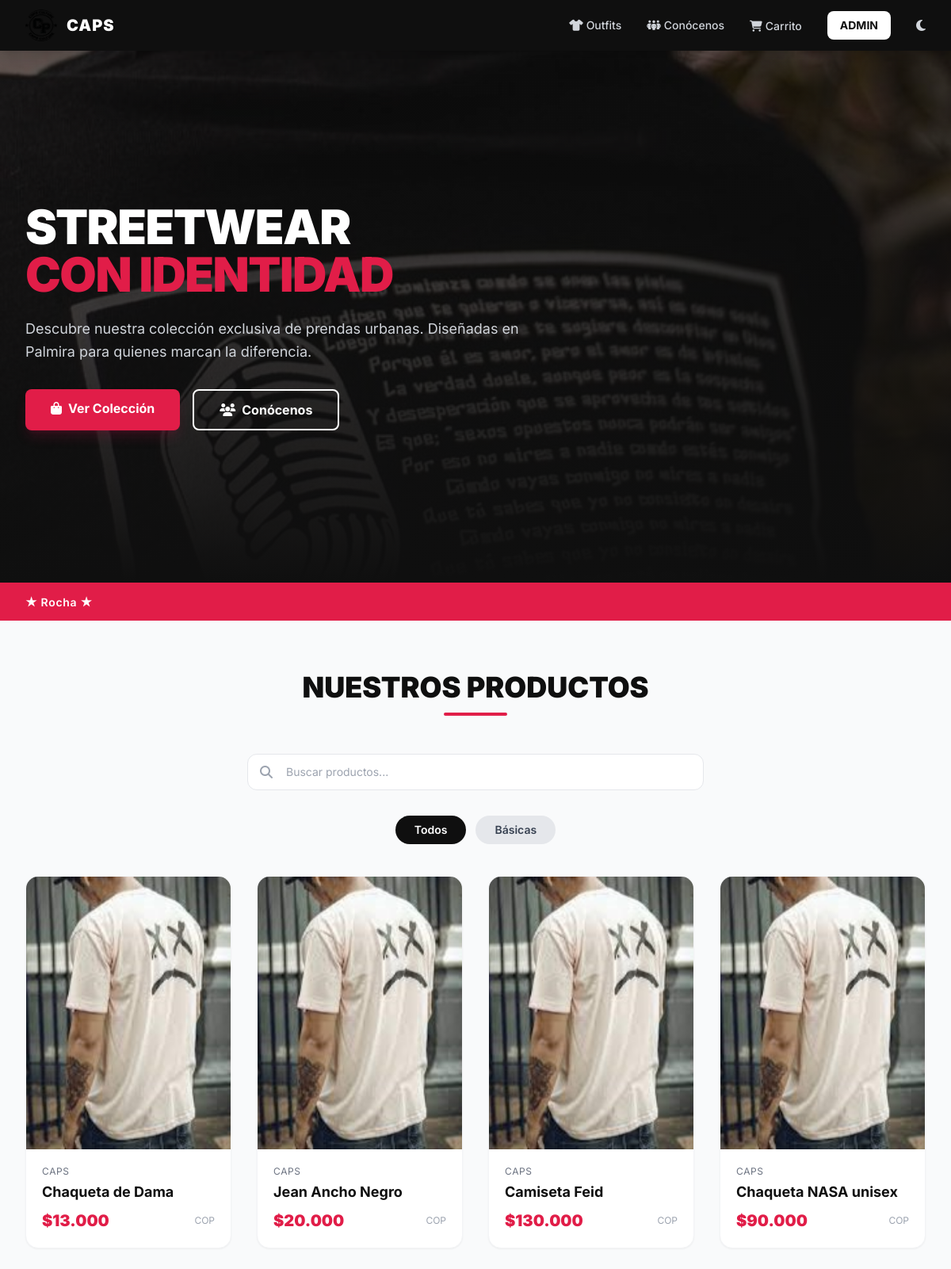
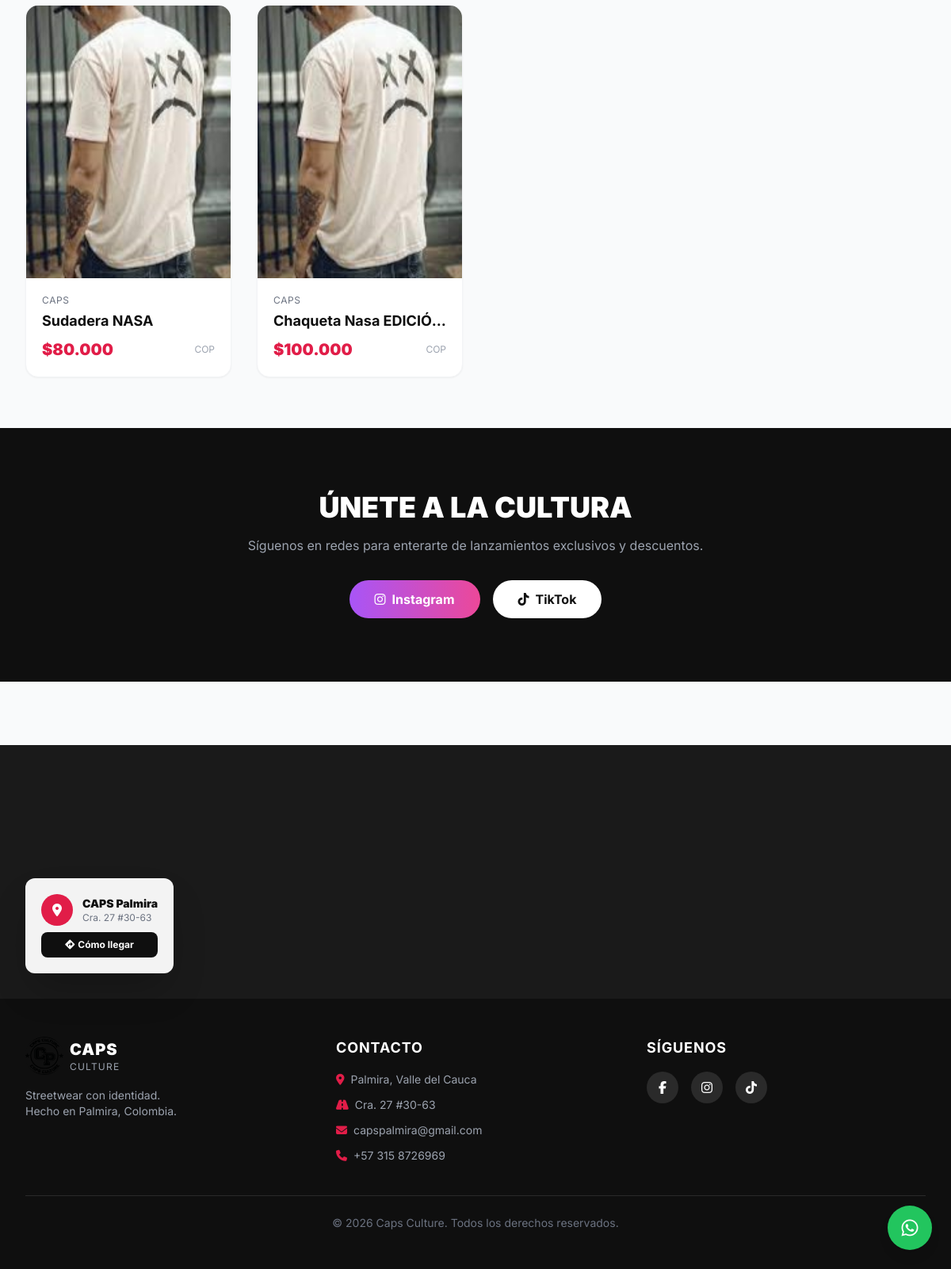
The page / on the database its author committed (2 pictures, top to bottom).
### tables this page shows
CREATE TABLE `productos` (
  `id` int(11) NOT NULL,
  `referencia` varchar(200) NOT NULL,
  `categoria_id` varchar(200) NOT NULL,
  `foto` varchar(200) NOT NULL,
  `tallas` varchar(200) NOT NULL,
  `precio` float NOT NULL,
  `stock` int(11) NOT NULL,
  `estado` tinyint(1) NOT NULL,
  `fecha` date NOT NULL,
  `descripcion` varchar(200) NOT NULL
);

### src/Helpers/Paths.php (called while the page is built, shortened)
<?php
if (!function_exists('project_path')) {
    function project_path($path = '')
    {
        $basePath = dirname(__DIR__, 2);
        return $basePath . '/' . ltrim($path, '/');
    }
}
if (!function_exists('config_path')) {
    function config_path($path = '')
    {
        return project_path('config/' . ltrim($path, '/'));
    }
}

### src/Models/Noticias.php (called while the page is built, shortened)
<?php
require_once __DIR__ . '/../Helpers/Paths.php';
class noticias
{
    private $cn = null;
    public function __construct()
    {
        $this->config = parse_ini_file(config_path('config.ini'));
        $this->cn = new \PDO($this->config['dns'], $this->config['usuario'], $this->config['clave'], array(
            \PDO::MYSQL_ATTR_INIT_COMMAND => 'SET NAMES utf8'
        ));
    }
    public function mostrar()
    {
        $sql = "SELECT `id`, `lema` FROM `noticias`";
        $resultado = $this->cn->prepare($sql);
        if ($resultado->execute())
            return $resultado->fetchAll(PDO::FETCH_ASSOC);
        return false;
    }
}

### src/Models/Productos.php (called while the page is built, shortened)
<?php
require_once __DIR__ . '/../Helpers/Paths.php';
class Productos
{
    private $cn = null;
    public function __construct()
    {
        $this->config = parse_ini_file(config_path('config.ini'));
        $this->cn = new PDO($this->config['dns'], $this->config['usuario'], $this->config['clave'], array(
            PDO::MYSQL_ATTR_INIT_COMMAND => 'SET NAMES utf8'
        ));
    }
    public function mostrarProductos(): array|false
    {
        $sql = " SELECT productos.id, `referencia`,`foto`,`categoria_id` ,`precio`,`stock` ,`tallas` FROM `productos`
        WHERE productos.stock >= '5' ";
        $resultado = $this->cn->prepare($sql);
        if ($resultado->execute())
            return $resultado->fetchAll();
        return false;
    }
}

### index.php (the view, shortened to what this page needs)
<?php
include('templates/cabecera.php');
$productos = new capsweb\Productos;
$info_productos = $productos->mostrarProductos();
$cantidad = count($info_productos);
$noticia = new capsweb\noticias;
$notice = $noticia->mostrar();
?>
<section class="relative bg-brand-900 overflow-hidden">
  <div class="absolute inset-0">
    <img src="assets/images/carrusel/6.jpg" class="w-full h-full object-cover opacity-40" alt="hero">
    <div class="absolute inset-0 bg-gradient-to-t from-brand-900 via-brand-900/50 to-transparent"></div>
  </div>
  <div class="relative max-w-7xl mx-auto px-4 sm:px-6 lg:px-8 py-32 md:py-48">
    <div class="max-w-2xl">
      <h1 class="text-4xl md:text-6xl font-black text-white tracking-tight leading-tight mb-6">
        STREETWEAR<br><span class="text-brand-accent">CON IDENTIDAD</span>
      </h1>
      <p class="text-gray-300 text-lg mb-8 leading-relaxed">
        Descubre nuestra colección exclusiva de prendas urbanas. Diseñadas en Palmira para quienes marcan la diferencia.
      </p>
      <div class="flex flex-wrap gap-4">
        <a href="#productos" class="bg-brand-accent text-white px-8 py-3 rounded-lg font-bold hover:bg-rose-700 transition shadow-lg shadow-rose-900/30">
          <i class="fa-solid fa-bag-shopping mr-2"></i>Ver Colección
        </a>
        <a href="/conocenos.php" class="border-2 border-white text-white px-8 py-3 rounded-lg font-bold hover:bg-white hover:text-brand-900 transition">
          <i class="fa-solid fa-users mr-2"></i>Conócenos
        </a>
      </div>
    </div>
  </div>
</section>
<?php if (count($notice) > 0) { ?>
<div class="bg-brand-accent text-white overflow-hidden py-3">
  <div class="whitespace-nowrap animate-marquee inline-block">
    <?php
    $textos = [];
    foreach ($notice as $n) {
      if (!empty($n['lema'])) {
        foreach (explode(',', $n['lema']) as $campo) {
          $textos[] = trim($campo);
        }
      }
    }
    echo '<span class="inline-block mx-8 text-sm font-semibold tracking-wider">★ ' . implode(' ★ ', $textos) . ' ★</span>';
    ?>
  </div>
</div>
<?php } ?>
<section id="productos" class="max-w-7xl mx-auto px-4 sm:px-6 lg:px-8 py-16">
  <div class="text-center mb-12">
    <h2 class="text-3xl md:text-4xl font-black text-brand-900 mb-3">NUESTROS PRODUCTOS</h2>
    <div class="w-20 h-1 bg-brand-accent mx-auto rounded-full"></div>
  </div>
  <div class="max-w-xl mx-auto mb-8">
    <div class="relative">
      <i class="fa-solid fa-magnifying-glass absolute left-4 top-1/2 -translate-y-1/2 text-gray-400"></i>
      <input type="text" id="searchInput" placeholder="Buscar productos..." class="w-full pl-12 pr-4 py-3 border border-gray-200 rounded-xl outline-none focus:border-brand-accent focus:ring-1 focus:ring-brand-accent transition text-sm" oninput="filterSearch(this.value)">
    </div>
  </div>
  <div class="flex justify-center gap-3 mb-10 flex-wrap">
    <button onclick="filterProducts('all')" class="filter-btn active bg-brand-900 text-white px-6 py-2 rounded-full text-sm font-semibold transition hover:bg-brand-accent" data-filter="all">Todos</button>
    <button onclick="filterProducts('basicas')" class="filter-btn bg-gray-200 text-gray-700 px-6 py-2 rounded-full text-sm font-semibold transition hover:bg-brand-accent hover:text-white" data-filter="basicas">Básicas</button>
  </div>
  <div id="grid-all" class="hidden grid-cols-1 sm:grid-cols-2 lg:grid-cols-4 gap-8">
    <?php if ($cantidad > 0) { ?>
      <?php foreach ($info_productos as $item) { ?>
        <div class="group bg-white rounded-2xl shadow-sm hover:shadow-xl transition duration-300 overflow-hidden border border-gray-100">
          <div class="relative overflow-hidden aspect-[3/4]">
            <?php
            $fotoPath = 'public/upload/' . $item['foto'];
            $fotoUrl  = 'upload/' . $item['foto'];
            ?>
            <?php if (file_exists($fotoPath)) { ?>
              <a href="infoPrenda.php?id=<?= (int)$item['id'] ?>">
                <img src="<?= $fotoUrl ?>" loading="lazy" class="w-full h-full object-cover group-hover:scale-105 transition duration-500" alt="<?= htmlspecialchars($item['referencia'], ENT_QUOTES, 'UTF-8') ?>">
              </a>
            <?php } else { ?>
              <img src="assets/images/sinfoto.jpg" class="w-full h-full object-cover" alt="sin foto">
            <?php } ?>
          </div>
          <div class="p-5">
            <p class="text-xs text-gray-500 uppercase tracking-wider mb-1"><?= htmlspecialchars($item['categoria'] ?? 'CAPS', ENT_QUOTES, 'UTF-8') ?></p>
            <h3 class="font-bold text-brand-900 text-lg mb-2 truncate"><?= htmlspecialchars($item['referencia'], ENT_QUOTES, 'UTF-8') ?></h3>
            <div class="flex items-center justify-between">
              <span class="text-brand-accent font-black text-xl">$<?= number_format($item['precio'], 0, ',', '.') ?></span>
              <span class="text-gray-400 text-xs">COP</span>
            </div>
          </div>
        </div>
      <?php } ?>
    <?php } ?>
  </div>
</section>
<section class="bg-brand-900 py-20">
  <div class="max-w-4xl mx-auto px-4 text-center">
    <h2 class="text-3xl md:text-4xl font-black text-white mb-4">ÚNETE A LA CULTURA</h2>
    <p class="text-gray-400 mb-8">Síguenos en redes para enterarte de lanzamientos exclusivos y descuentos.</p>
    <div class="flex justify-center gap-4">
      <a href="https://www.instagram.com/caps_palmira/" target="_blank" class="bg-gradient-to-r from-purple-500 to-pink-500 text-white px-8 py-3 rounded-full font-bold hover:opacity-90 transition">
        <i class="fa-brands fa-instagram mr-2"></i>Instagram
      </a>
      <a href="https://www.tiktok.com/@capsculture" target="_blank" class="bg-white text-brand-900 px-8 py-3 rounded-full font-bold hover:bg-gray-200 transition">
        <i class="fa-brands fa-tiktok mr-2"></i>TikTok
      </a>
    </div>
  </div>
</section>
<?php include('templates/footer.php'); ?>

### templates/cabecera.php (shortened to what this page needs)
<!DOCTYPE html>
<html lang="es">
<head>
  <script src="https://cdn.tailwindcss.com"></script>
  <link rel="stylesheet" href="https://cdnjs.cloudflare.com/ajax/libs/font-awesome/6.5.0/css/all.min.css">
</head>
<body class="bg-gray-50 text-gray-900">
<nav class="bg-brand-900 text-white sticky top-0 z-50 shadow-lg">
  <div class="max-w-7xl mx-auto px-4 sm:px-6 lg:px-8">
    <div class="flex items-center justify-between h-16">
      <a href="/index.php" class="flex items-center gap-3 hover:opacity-80 transition">
        <img src="/assets/images/logo caps circulo.png" alt="logo" class="h-10 w-10 rounded-full object-cover">
        <span class="font-black text-xl tracking-wider">CAPS</span>
      </a>
      <div class="hidden md:flex items-center gap-8">
        <a href="/outfits.php" class="text-sm font-medium text-gray-300 hover:text-white transition"><i class="fa-solid fa-shirt mr-1"></i>Outfits</a>
        <a href="/conocenos.php" class="text-sm font-medium text-gray-300 hover:text-white transition"><i class="fa-solid fa-people-group mr-1"></i>Conócenos</a>
        <div class="relative" id="mini-cart-wrapper">
          <button id="mini-cart-toggle" class="text-sm font-medium text-gray-300 hover:text-white transition relative">
            <i class="fa-solid fa-cart-shopping mr-1"></i>Carrito
          </button>
        </div>
        <a href="/acceso.php" class="bg-white text-brand-900 px-4 py-2 rounded-lg text-sm font-bold hover:bg-gray-200 transition">ADMIN</a>
        <button id="dark-mode-toggle" class="text-gray-300 hover:text-white transition" title="Modo oscuro">
          <i class="fa-solid fa-moon"></i>
        </button>
      </div>
    </div>
  </div>
</nav>

### templates/footer.php
<footer class="bg-brand-900 text-white mt-20">
  <div class="relative w-full h-80 bg-brand-800">
    <iframe src="https://www.google.com/maps/embed?pb=!1m14!1m8!1m3!1d15929.036855565007!2d-76.2980523!3d3.5274827!3m2!1i1024!2i768!4f13.1!3m3!1m2!1s0x8e3a057a956758ff%3A0x7ab362da06171ea4!2sCaps%20palmira!5e0!3m2!1ses!2sco!4v1681932814096!5m2!1ses!2sco"
      width="100%" height="100%" style="border:0;" allowfullscreen="" loading="lazy" class="grayscale hover:grayscale-0 transition duration-700"></iframe>
    <div class="absolute bottom-4 left-4 sm:bottom-8 sm:left-8 bg-white/95 backdrop-blur text-brand-900 rounded-xl shadow-2xl p-4 sm:p-5 max-w-xs">
      <div class="flex items-center gap-3 mb-2">
        <div class="w-10 h-10 rounded-full bg-brand-accent text-white flex items-center justify-center flex-shrink-0">
          <i class="fa-solid fa-location-dot"></i>
        </div>
        <div>
          <p class="font-black text-sm">CAPS Palmira</p>
          <p class="text-xs text-gray-500">Cra. 27 #30-63</p>
        </div>
      </div>
      <a href="https://www.google.com/maps/dir/?api=1&destination=3.5274827,-76.2980523" target="_blank" class="block text-center bg-brand-900 text-white text-xs font-bold py-2 rounded-lg hover:bg-brand-accent transition mt-1">
        <i class="fa-solid fa-diamond-turn-right mr-1"></i>Cómo llegar
      </a>
    </div>
  </div>
  <div class="max-w-7xl mx-auto px-4 sm:px-6 lg:px-8 py-12">
    <div class="grid grid-cols-1 md:grid-cols-3 gap-10">
      <div class="flex flex-col items-center md:items-start">
        <a href="/index.php" class="flex items-center gap-2 mb-4">
          <img src="/assets/images/logo caps circulo.png" alt="logo" class="h-12 w-12 rounded-full object-cover">
          <div>
            <div class="font-black text-xl tracking-wider">CAPS</div>
            <div class="text-xs text-gray-400 tracking-widest">CULTURE</div>
          </div>
        </a>
        <p class="text-gray-400 text-sm text-center md:text-left">Streetwear con identidad.<br>Hecho en Palmira, Colombia.</p>
      </div>
      <div class="text-center md:text-left">
        <h3 class="font-bold text-lg mb-4 uppercase tracking-wider">Contacto</h3>
        <ul class="space-y-3 text-gray-400 text-sm">
          <li><i class="fa-solid fa-location-dot mr-2 text-brand-accent"></i>Palmira, Valle del Cauca</li>
          <li><i class="fa-solid fa-road mr-2 text-brand-accent"></i>Cra. 27 #30-63</li>
          <li><i class="fa-solid fa-envelope mr-2 text-brand-accent"></i>capspalmira@gmail.com</li>
          <li><i class="fa-solid fa-phone mr-2 text-brand-accent"></i>+57 315 8726969</li>
        </ul>
      </div>
      <div class="text-center md:text-left">
        <h3 class="font-bold text-lg mb-4 uppercase tracking-wider">Síguenos</h3>
        <div class="flex justify-center md:justify-start gap-4">
          <a href="https://www.facebook.com/Capscultura" target="_blank" class="w-10 h-10 rounded-full bg-brand-700 flex items-center justify-center hover:bg-brand-accent transition transform hover:scale-110">
            <i class="fa-brands fa-facebook-f text-white"></i>
          </a>
          <a href="https://www.instagram.com/caps_palmira/" target="_blank" class="w-10 h-10 rounded-full bg-brand-700 flex items-center justify-center hover:bg-brand-accent transition transform hover:scale-110">
            <i class="fa-brands fa-instagram text-white"></i>
          </a>
          <a href="https://www.tiktok.com/@capsculture" target="_blank" class="w-10 h-10 rounded-full bg-brand-700 flex items-center justify-center hover:bg-brand-accent transition transform hover:scale-110">
            <i class="fa-brands fa-tiktok text-white"></i>
          </a>
        </div>
      </div>
    </div>
    <div class="border-t border-brand-700 mt-10 pt-6 text-center text-gray-500 text-sm">
      © <?= date('Y') ?> Caps Culture. Todos los derechos reservados.
    </div>
  </div>
</footer>
<a href="https://wa.me/573158726969" target="_blank" class="fixed bottom-6 right-6 z-50 bg-green-500 text-white w-14 h-14 rounded-full flex items-center justify-center shadow-lg hover:bg-green-600 transition transform hover:scale-110">
  <i class="fa-brands fa-whatsapp text-2xl"></i>
</a>
</body>
</html>

### templates/cabecera.php (style rules this page uses)
body { font-family:'Inter',sans-serif; }

### index.php (style rules this page uses)
.animate-marquee { animation: marquee 20s linear infinite; }

### rows shown on the page
productos: categoria "CAPS", referencia "Chaqueta de Dama", precio "13.000"
productos: categoria "CAPS", referencia "Jean Ancho Negro", precio "20.000"
productos: categoria "CAPS", referencia "Camiseta Feid", precio "130.000"
productos: categoria "CAPS", referencia "Chaqueta NASA unisex", precio "90.000"
productos: categoria "CAPS", referencia "Sudadera NASA", precio "80.000"
productos: categoria "CAPS", referencia "Chaqueta Nasa EDICIÓ…", precio "100.000"

### other values the page prints
implode(' ★ ', $textos) "Rocha"
